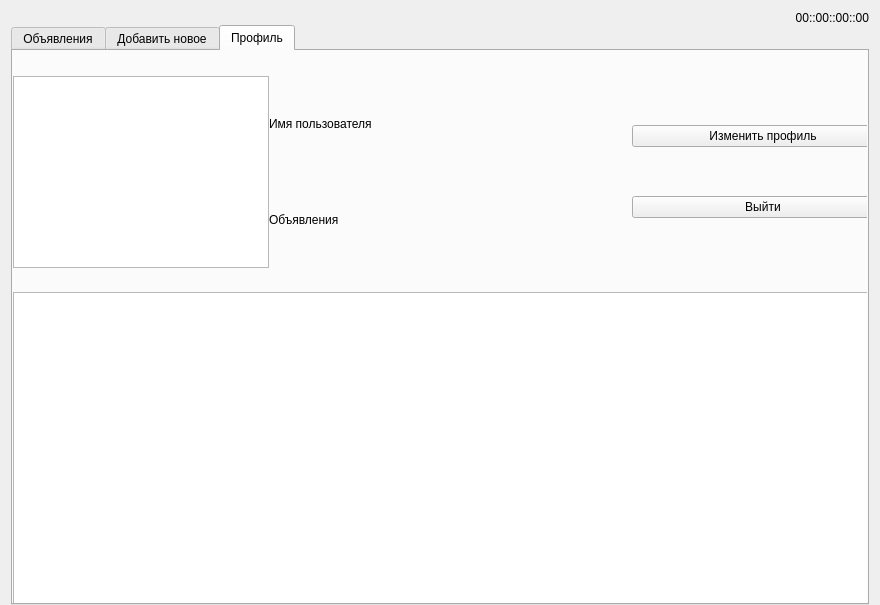
<?xml version="1.0" encoding="UTF-8"?>
<ui version="4.0">
 <class>FeedViewController</class>
 <widget class="QWidget" name="FeedViewController">
  <property name="geometry">
   <rect>
    <x>0</x>
    <y>0</y>
    <width>880</width>
    <height>605</height>
   </rect>
  </property>
  <property name="minimumSize">
   <size>
    <width>880</width>
    <height>600</height>
   </size>
  </property>
  <property name="maximumSize">
   <size>
    <width>8800</width>
    <height>6040</height>
   </size>
  </property>
  <property name="windowTitle">
   <string>Form</string>
  </property>
  <layout class="QHBoxLayout" name="horizontalLayout_2">
   <item>
    <layout class="QFormLayout" name="formLayout">
     <property name="horizontalSpacing">
      <number>0</number>
     </property>
     <property name="verticalSpacing">
      <number>0</number>
     </property>
     <property name="bottomMargin">
      <number>0</number>
     </property>
     <item row="0" column="1">
      <widget class="QLabel" name="timerLabel">
       <property name="text">
        <string>00::00::00::00</string>
       </property>
       <property name="alignment">
        <set>Qt::AlignRight|Qt::AlignTrailing|Qt::AlignVCenter</set>
       </property>
      </widget>
     </item>
     <item row="1" column="1">
      <widget class="QTabWidget" name="tabWidget">
       <property name="minimumSize">
        <size>
         <width>0</width>
         <height>580</height>
        </size>
       </property>
       <property name="currentIndex">
        <number>2</number>
       </property>
       <widget class="QWidget" name="homeViewController">
        <attribute name="title">
         <string>Объявления</string>
        </attribute>
        <layout class="QGridLayout" name="gridLayout">
         <item row="1" column="0">
          <layout class="QGridLayout" name="gridLayout_2">
           <item row="0" column="0">
            <widget class="QTableView" name="tableView">
             <property name="minimumSize">
              <size>
               <width>850</width>
               <height>0</height>
              </size>
             </property>
            </widget>
           </item>
          </layout>
         </item>
         <item row="0" column="1">
          <widget class="QPushButton" name="sortedClicked">
           <property name="text">
            <string>Фильтр</string>
           </property>
          </widget>
         </item>
         <item row="0" column="0">
          <widget class="QLineEdit" name="lineEdit">
           <property name="placeholderText">
            <string>Фильтр</string>
           </property>
          </widget>
         </item>
        </layout>
       </widget>
       <widget class="QWidget" name="newPublicationViewController">
        <attribute name="title">
         <string>Добавить новое</string>
        </attribute>
        <widget class="QWidget" name="formLayoutWidget_2">
         <property name="geometry">
          <rect>
           <x>0</x>
           <y>0</y>
           <width>881</width>
           <height>632</height>
          </rect>
         </property>
         <layout class="QFormLayout" name="formLayout_2">
          <property name="sizeConstraint">
           <enum>QLayout::SetDefaultConstraint</enum>
          </property>
          <property name="formAlignment">
           <set>Qt::AlignLeading|Qt::AlignLeft|Qt::AlignTop</set>
          </property>
          <property name="horizontalSpacing">
           <number>0</number>
          </property>
          <property name="verticalSpacing">
           <number>0</number>
          </property>
          <item row="0" column="0" colspan="2">
           <widget class="QLabel" name="topLabel">
            <property name="text">
             <string>&lt;html&gt;&lt;head/&gt;&lt;body&gt;&lt;p align=&quot;center&quot;&gt;&lt;span style=&quot; font-size:12pt;&quot;&gt;Добавить объявление&lt;/span&gt;&lt;/p&gt;&lt;/body&gt;&lt;/html&gt;</string>
            </property>
           </widget>
          </item>
          <item row="1" column="0">
           <spacer name="verticalSpacer_3">
            <property name="orientation">
             <enum>Qt::Vertical</enum>
            </property>
            <property name="sizeHint" stdset="0">
             <size>
              <width>20</width>
              <height>40</height>
             </size>
            </property>
           </spacer>
          </item>
          <item row="2" column="0">
           <layout class="QVBoxLayout" name="verticalLayout_3">
            <property name="spacing">
             <number>0</number>
            </property>
            <item>
             <widget class="QGraphicsView" name="imageViewPub">
              <property name="minimumSize">
               <size>
                <width>256</width>
                <height>192</height>
               </size>
              </property>
              <property name="maximumSize">
               <size>
                <width>256</width>
                <height>192</height>
               </size>
              </property>
              <property name="verticalScrollBarPolicy">
               <enum>Qt::ScrollBarAlwaysOff</enum>
              </property>
              <property name="horizontalScrollBarPolicy">
               <enum>Qt::ScrollBarAlwaysOff</enum>
              </property>
              <property name="sizeAdjustPolicy">
               <enum>QAbstractScrollArea::AdjustToContents</enum>
              </property>
             </widget>
            </item>
            <item>
             <spacer name="verticalSpacer">
              <property name="orientation">
               <enum>Qt::Vertical</enum>
              </property>
              <property name="sizeHint" stdset="0">
               <size>
                <width>20</width>
                <height>40</height>
               </size>
              </property>
             </spacer>
            </item>
            <item>
             <widget class="QPushButton" name="toAddImage">
              <property name="text">
               <string>Добавить картинку</string>
              </property>
             </widget>
            </item>
           </layout>
          </item>
          <item row="2" column="1">
           <layout class="QVBoxLayout" name="verticalLayout_2">
            <property name="spacing">
             <number>60</number>
            </property>
            <property name="sizeConstraint">
             <enum>QLayout::SetFixedSize</enum>
            </property>
            <property name="leftMargin">
             <number>30</number>
            </property>
            <property name="rightMargin">
             <number>40</number>
            </property>
            <item>
             <widget class="QLineEdit" name="productName">
              <property name="placeholderText">
               <string>Название</string>
              </property>
             </widget>
            </item>
            <item>
             <widget class="QTextEdit" name="aboutTextField">
              <property name="placeholderText">
               <string>Описание</string>
              </property>
             </widget>
            </item>
            <item>
             <widget class="QLineEdit" name="numberTextField">
              <property name="placeholderText">
               <string>Номер телефона</string>
              </property>
             </widget>
            </item>
           </layout>
          </item>
          <item row="3" column="1">
           <spacer name="verticalSpacer_2">
            <property name="orientation">
             <enum>Qt::Vertical</enum>
            </property>
            <property name="sizeHint" stdset="0">
             <size>
              <width>20</width>
              <height>100</height>
             </size>
            </property>
           </spacer>
          </item>
          <item row="4" column="1">
           <widget class="QPushButton" name="publicationButton">
            <property name="maximumSize">
             <size>
              <width>400</width>
              <height>16777215</height>
             </size>
            </property>
            <property name="text">
             <string>Публикация</string>
            </property>
           </widget>
          </item>
         </layout>
        </widget>
       </widget>
       <widget class="QWidget" name="profileViewController">
        <attribute name="title">
         <string>Профиль</string>
        </attribute>
        <widget class="QWidget" name="formLayoutWidget_3">
         <property name="geometry">
          <rect>
           <x>0</x>
           <y>1</y>
           <width>881</width>
           <height>626</height>
          </rect>
         </property>
         <layout class="QFormLayout" name="formLayout_3">
          <property name="horizontalSpacing">
           <number>0</number>
          </property>
          <property name="verticalSpacing">
           <number>0</number>
          </property>
          <item row="0" column="0" colspan="2">
           <layout class="QHBoxLayout" name="horizontalLayout">
            <property name="spacing">
             <number>0</number>
            </property>
            <property name="rightMargin">
             <number>0</number>
            </property>
            <item>
             <widget class="QGraphicsView" name="graphicsView">
              <property name="sizePolicy">
               <sizepolicy hsizetype="Fixed" vsizetype="Fixed">
                <horstretch>0</horstretch>
                <verstretch>0</verstretch>
               </sizepolicy>
              </property>
              <property name="minimumSize">
               <size>
                <width>256</width>
                <height>192</height>
               </size>
              </property>
              <property name="maximumSize">
               <size>
                <width>256</width>
                <height>192</height>
               </size>
              </property>
             </widget>
            </item>
            <item>
             <layout class="QVBoxLayout" name="verticalLayout_5">
              <property name="spacing">
               <number>0</number>
              </property>
              <item>
               <widget class="QLabel" name="label">
                <property name="text">
                 <string>Имя пользователя</string>
                </property>
               </widget>
              </item>
              <item>
               <widget class="QLabel" name="label_2">
                <property name="text">
                 <string>Объявления</string>
                </property>
               </widget>
              </item>
             </layout>
            </item>
            <item>
             <spacer name="horizontalSpacer_2">
              <property name="orientation">
               <enum>Qt::Horizontal</enum>
              </property>
              <property name="sizeType">
               <enum>QSizePolicy::Fixed</enum>
              </property>
              <property name="sizeHint" stdset="0">
               <size>
                <width>100</width>
                <height>20</height>
               </size>
              </property>
             </spacer>
            </item>
            <item>
             <layout class="QVBoxLayout" name="verticalLayout_4">
              <item>
               <widget class="QPushButton" name="pushButton">
                <property name="text">
                 <string>Изменить профиль</string>
                </property>
               </widget>
              </item>
              <item>
               <widget class="QPushButton" name="logoutButtonClicked">
                <property name="text">
                 <string>Выйти</string>
                </property>
               </widget>
              </item>
             </layout>
            </item>
           </layout>
          </item>
          <item row="1" column="0" colspan="2">
           <widget class="QTableView" name="tableView_2">
            <property name="minimumSize">
             <size>
              <width>0</width>
              <height>360</height>
             </size>
            </property>
            <property name="maximumSize">
             <size>
              <width>16777215</width>
              <height>100</height>
             </size>
            </property>
           </widget>
          </item>
         </layout>
        </widget>
       </widget>
      </widget>
     </item>
    </layout>
   </item>
  </layout>
 </widget>
 <resources/>
 <connections/>
</ui>
